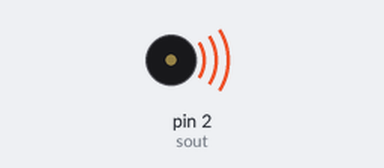
Bench run of a sketch on a simulated Arduino Uno, built with avr-gcc and run on an emulated ATmega328P. On the bench: buzzer (waves = sounding).

Above: at 0.1 s.
At 3.2 s:
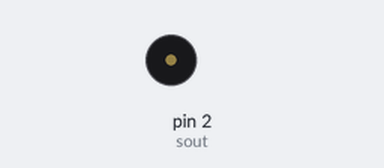
Timing chart, 0 to 4.7 s (numbered marks = the images above):
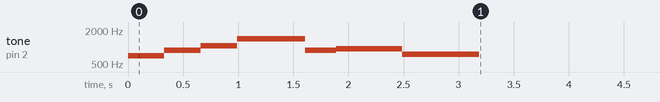

Measured:
- by itself, tone on pin 2 (sout): plays 698 Hz for 0.33 s, 880 Hz for 0.33 s, 1046 Hz for 0.33 s, 1396 Hz for 0.62 s, 880 Hz for 0.28 s, 932 Hz for 0.60 s … (7 notes in this stretch)

The sketch:

apple_macintosh_lib.ino
```cpp
#include"mac.h"
void setup() {
 sout=2;//speaker output
 mac_startup(); //inlitise tube

}

void loop() {


}
```

mac.h
```cpp
#include"melody.h"
int sout;
int notes[7]={f5,a5,c6,f6,a5,as5,fs5};
int Delay[6]={330,330,330,618,280,598};

void mac_startup() {
for(int i=0;i<=6;i++) {
 tone(sout,notes[i],700);
delay(Delay[i]);
}

}
```

melody.h
```cpp
//octive 2

#define c2 65 	//c2
#define cs2 69	//c#2
#define d2  73	//d2
#define ds2 77	//d#2
#define e2 82	//e2
#define f2 87	//f2
#define fs2 92	//f#2
#define g2 98	//g2
#define gs2 103	//g#2
#define a2 110	//a2
#define as2 116	//a#2
#define b2 123	//b2

//octive 3

#define c3 130
#define cs3 180
#define d3  146
#define ds3 155
#define e3 164
#define f3 174
#define fs3 185
#define g3 196
#define gs3 207
#define a3 220
#define as3 233
#define b3 246
//octive 4
#define c4 261
#define cs4 277
#define d4  293
#define ds4 311
#define e4 329
#define f4 349
#define fs4 369
#define g4 392
#define gs4 415
#define a4 440
#define as4 466
#define b4 493
//octive 5
#define c5 523.25
#define cs5 554
#define d5  587
#define ds5 622
#define e5 659
#define f5 698
#define fs5 739
#define g5  783
#define gs5 830
#define a5 880
#define as5 932
#define b5 987
//octive 6
#define c6 1046
#define cs6 1108
#define d6  1174
#define ds6 1244
#define e6 1318
#define f6 1396
#define fs6 1479
#define g6  1567
#define gs6 1661
#define a6 1760
#define as6 1864
#define b6 1975
//octive 7
#define c7 2093
#define cs7 2217
#define d7  2349
#define ds7 2489
#define e7 2637
#define f7 2793
#define fs7 2959
#define g7  3135
#define gs7 3322
#define a7 3520
#define as7 3729
#define b7 3951
//octive 8
#define c8 4186
#define cs8 4434
#define d8  4698
#define ds8 4978
#define e8 5274
#define f8 5587
#define fs8 5919
#define g8  6271
#define gs8 6644
#define a8 7040
#define as8 7458
#define b8 7902
```
